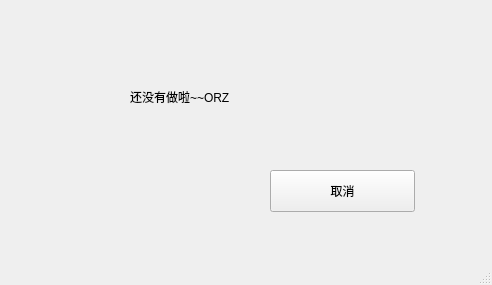
<?xml version="1.0" encoding="UTF-8"?>
<ui version="4.0">
 <class>usereditWindow</class>
 <widget class="QMainWindow" name="usereditWindow">
  <property name="geometry">
   <rect>
    <x>0</x>
    <y>0</y>
    <width>492</width>
    <height>285</height>
   </rect>
  </property>
  <property name="windowTitle">
   <string>MainWindow</string>
  </property>
  <widget class="QWidget" name="centralwidget">
   <widget class="QPushButton" name="pbtexit">
    <property name="geometry">
     <rect>
      <x>270</x>
      <y>170</y>
      <width>145</width>
      <height>42</height>
     </rect>
    </property>
    <property name="text">
     <string>取消</string>
    </property>
   </widget>
   <widget class="QLabel" name="label">
    <property name="geometry">
     <rect>
      <x>130</x>
      <y>80</y>
      <width>251</width>
      <height>33</height>
     </rect>
    </property>
    <property name="text">
     <string>还没有做啦~~ORZ</string>
    </property>
   </widget>
  </widget>
  <widget class="QStatusBar" name="statusbar"/>
 </widget>
 <resources/>
 <connections>
  <connection>
   <sender>pbtexit</sender>
   <signal>clicked()</signal>
   <receiver>usereditWindow</receiver>
   <slot>close()</slot>
   <hints>
    <hint type="sourcelabel">
     <x>342</x>
     <y>216</y>
    </hint>
    <hint type="destinationlabel">
     <x>245</x>
     <y>142</y>
    </hint>
   </hints>
  </connection>
 </connections>
</ui>
